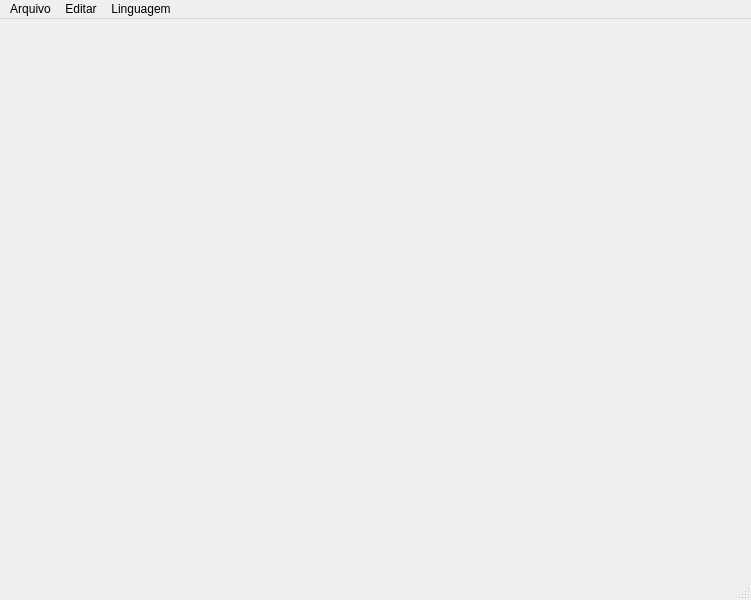
<?xml version="1.0" encoding="UTF-8"?>
<ui version="4.0">
 <class>textEditorWindow</class>
 <widget class="QMainWindow" name="textEditorWindow">
  <property name="geometry">
   <rect>
    <x>0</x>
    <y>0</y>
    <width>751</width>
    <height>600</height>
   </rect>
  </property>
  <property name="windowTitle">
   <string>MainWindow</string>
  </property>
  <property name="windowIcon">
   <iconset>
    <normaloff>../icon.ico</normaloff>../icon.ico</iconset>
  </property>
  <widget class="QWidget" name="centralwidget">
   <layout class="QHBoxLayout" name="horizontalLayout_3">
    <item>
     <layout class="QHBoxLayout" name="horizontalLayout">
      <item>
       <widget class="QsciScintilla" name="scintillaWidget" native="true"/>
      </item>
     </layout>
    </item>
   </layout>
  </widget>
  <widget class="QMenuBar" name="menubar">
   <property name="geometry">
    <rect>
     <x>0</x>
     <y>0</y>
     <width>751</width>
     <height>21</height>
    </rect>
   </property>
   <widget class="QMenu" name="menuArquivo">
    <property name="title">
     <string>Arquivo</string>
    </property>
    <addaction name="actionNovoArquivoTexto"/>
    <addaction name="actionAbrirArquivoTexto"/>
    <addaction name="actionSalvarArquivoTexto"/>
   </widget>
   <widget class="QMenu" name="menuEdit">
    <property name="title">
     <string>Editar</string>
    </property>
    <addaction name="actionDesfazer"/>
    <addaction name="actionRefazer"/>
    <addaction name="separator"/>
    <addaction name="actionRecortar"/>
    <addaction name="actionCopiar"/>
    <addaction name="actionColar"/>
    <addaction name="actionApagar"/>
    <addaction name="actionSelecionar_tudo"/>
    <addaction name="separator"/>
    <addaction name="actionFonte"/>
   </widget>
   <widget class="QMenu" name="menuLinguagem">
    <property name="title">
     <string>Linguagem</string>
    </property>
    <addaction name="actionPython"/>
    <addaction name="actionC_C"/>
    <addaction name="actionC"/>
    <addaction name="actionJavaScript"/>
    <addaction name="actionR"/>
    <addaction name="actionMatlab"/>
    <addaction name="actionMarkdown"/>
   </widget>
   <addaction name="menuArquivo"/>
   <addaction name="menuEdit"/>
   <addaction name="menuLinguagem"/>
  </widget>
  <widget class="QStatusBar" name="statusbar"/>
  <action name="actionNovoArquivoTexto">
   <property name="text">
    <string>Novo</string>
   </property>
  </action>
  <action name="actionAbrirArquivoTexto">
   <property name="text">
    <string>Abrir</string>
   </property>
  </action>
  <action name="actionSalvarArquivoTexto">
   <property name="text">
    <string>Salvar</string>
   </property>
  </action>
  <action name="actionRecortar">
   <property name="text">
    <string>Recortar</string>
   </property>
  </action>
  <action name="actionDesfazer">
   <property name="text">
    <string>Desfazer</string>
   </property>
  </action>
  <action name="actionRefazer">
   <property name="text">
    <string>Refazer</string>
   </property>
  </action>
  <action name="actionCopiar">
   <property name="text">
    <string>Copiar</string>
   </property>
  </action>
  <action name="actionColar">
   <property name="text">
    <string>Colar</string>
   </property>
  </action>
  <action name="actionApagar">
   <property name="text">
    <string>Apagar</string>
   </property>
  </action>
  <action name="actionSelecionar_tudo">
   <property name="text">
    <string>Selecionar tudo</string>
   </property>
  </action>
  <action name="actionFonte">
   <property name="text">
    <string>Fonte</string>
   </property>
  </action>
  <action name="actionPython">
   <property name="text">
    <string>Python</string>
   </property>
  </action>
  <action name="actionC_C">
   <property name="text">
    <string>C</string>
   </property>
  </action>
  <action name="actionC">
   <property name="text">
    <string>C++</string>
   </property>
  </action>
  <action name="actionJavaScript">
   <property name="text">
    <string>JavaScript</string>
   </property>
  </action>
  <action name="actionR">
   <property name="text">
    <string>R</string>
   </property>
  </action>
  <action name="actionMatlab">
   <property name="text">
    <string>Matlab</string>
   </property>
  </action>
  <action name="actionMarkdown">
   <property name="text">
    <string>Markdown</string>
   </property>
  </action>
 </widget>
 <customwidgets>
  <customwidget>
   <class>QsciScintilla</class>
   <extends>QWidget</extends>
   <header>Qsci/qsciscintilla.h</header>
   <container>1</container>
  </customwidget>
 </customwidgets>
 <resources/>
 <connections/>
</ui>
